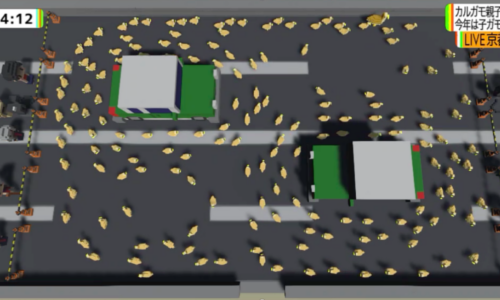
#> input picture images/karugamo.png, 500 x 300 px
$ python ImageResize.py ../images/karugamo.png ../images/kome.png
#> lines starting #> are read from the running program, lines starting #| are printed output that depends on the picture
import numpy as np
import cv2
import sys

TARGETWIDTH = 500
TARGETHEIGHT = 300

def resize(inputpath, outputpath):
#> called with inputpath = '../images/karugamo.png', outputpath = '../images/kome.png'
    targetRatio = TARGETHEIGHT / TARGETWIDTH

    img = cv2.imread(inputpath,cv2.IMREAD_COLOR)
#> img is the input picture: shape (300, 500, 3); mean B, G, R 83.9, 87.3, 86.1
    height, width, channels = img.shape[:3]
#> height = 300; width = 500; channels = 3
    ratio = height / width
#> ratio = 0.6

    firstHeight = TARGETHEIGHT
    firstWidth = TARGETWIDTH

    isCutHeight = True

    if ratio >= targetRatio:
        firstHeight = int(height * TARGETWIDTH / width)
#> firstHeight = 300
    else:
        firstWidth = int(width * TARGETHEIGHT / height)
        isCutHeight = False

    img = cv2.resize(img,(firstWidth, firstHeight))

    if isCutHeight :
        cut = int((firstHeight - TARGETHEIGHT) / 2)
#> cut = 0
        img = img[cut : cut + TARGETHEIGHT, 0 : TARGETWIDTH - 1]
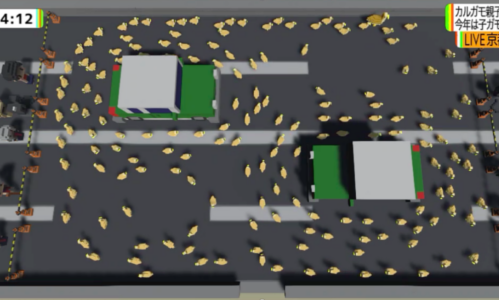
#> img: shape (300, 499, 3); mean B, G, R 83.9, 87.3, 86.1
    else :
        cut = int((firstWidth - TARGETWIDTH) / 2)
        img = img[0 : TARGETHEIGHT - 1, cut : cut + TARGETWIDTH]

    img = cv2.resize(img,(TARGETWIDTH, TARGETHEIGHT))
#> img: shape (300, 500, 3)

    cv2.imwrite(outputpath, img)
    print("Complete!")

if __name__ == '__main__':
    args = sys.argv
    resize(args[1], args[2])
